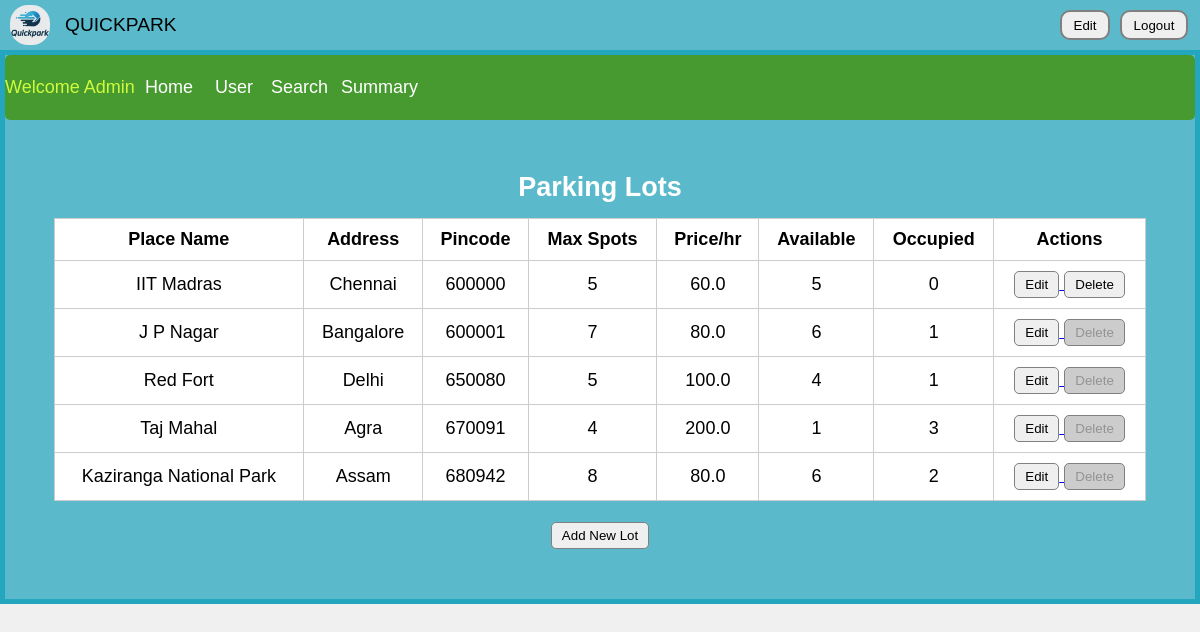
The page /admin/home (signed in) on the database its author committed.
### tables this page shows
CREATE TABLE Parking_Details (
    id INTEGER PRIMARY KEY AUTOINCREMENT,
    place_name TEXT NOT NULL,
    address TEXT NOT NULL,
    pincode TEXT NOT NULL,
    max_spots INTEGER NOT NULL,
    price_per_hour REAL NOT NULL,
    available_spots INTEGER DEFAULT 0,
    occupied_spots INTEGER DEFAULT 0
);

### application.py (the view)
@app.route('/admin/home')
def admin_home():
    if 'user_id' not in session or not session.get('is_admin'):
        return redirect(url_for('login'))
    db = get_db()
    parking_lots = db.execute("SELECT * FROM Parking_Details").fetchall()
    return render_template('admin-home.html', parking_lots=parking_lots)

### application.py (called while the page is built)
def get_db():
    if 'db' not in g:
        g.db = sqlite3.connect(DATABASE)
        g.db.row_factory = sqlite3.Row
    return g.db

### templates/admin-home.html (shortened to what this page needs)
<!DOCTYPE html>
<html>
<head>
    <link rel="stylesheet" href="{{ url_for('static', filename='style/style-user.css') }}">
</head>
<body>
    <div class="header">
        <div class="logo">
            <img class="logo-img" src="{{ url_for('static', filename='style/images/LOGO.png') }}">
        </div>
        <div class="name">QUICKPARK</div>
        <div class="edit">
            <a href="{{ url_for('edit_profile') }}">
                <button class="edit-button">Edit</button>
            </a>
        </div>
        <div class="logout">
            <a href="{{ url_for('logout') }}">
                <button class="logout-button">Logout</button>
            </a>
        </div>
    </div>
    <div class="container">
        <div class="nav-bar">
            <div class="admin"><p>Welcome Admin</p></div>
            <div class="home"><a href="{{ url_for('admin_home') }}">Home</a></div>
            <div class="user"><a href="{{ url_for('admin_users') }}">User</a></div>
            <div class="search"><a href="{{ url_for('admin_search') }}">Search</a></div>
            <div class="summary"><a href="{{ url_for('admin_summary') }}">Summary</a></div>
        </div>
        <div class="lot-details">
            <h2>Parking Lots</h2>
            <table border="1">
                <thead>
                    <tr>
                        <th>Place Name</th>
                        <th>Address</th>
                        <th>Pincode</th>
                        <th>Max Spots</th>
                        <th>Price/hr</th>
                        <th>Available</th>
                        <th>Occupied</th>
                        <th>Actions</th>
                    </tr>
                </thead>
                <tbody>
                    {% for lot in parking_lots %}
                    <tr>
                        <td>{{ lot.place_name }}</td>
                        <td>{{ lot.address }}</td>
                        <td>{{ lot.pincode }}</td>
                        <td>{{ lot.max_spots }}</td>
                        <td>{{ lot.price_per_hour }}</td>
                        <td>{{ lot.available_spots }}</td>
                        <td>{{ lot.occupied_spots }}</td>
                        <td>
                            <a href="{{ url_for('edit_parking_lot', lot_id=lot.id) }}">
                                <button>Edit</button>
                            </a>
                            {% if lot.occupied_spots == 0 %}
                            <form action="{{ url_for('view_delete_spot', lot_id=lot.id) }}" method="POST" style="display:inline;">
                                <button type="submit" onclick="return confirm('Are you sure you want to delete this lot?');">Delete</button>
                            </form>
                            {% else %}
                            <button disabled>Delete</button>
                            {% endif %}
                        </td>
                    </tr>
                    {% endfor %}
                </tbody>
            </table>
            <br>
            <a href="{{ url_for('new_parking_lot') }}"><button>Add New Lot</button></a>
        </div>
    </div>
</body>
</html>

### static/style/style-user.css (style rules this page uses)
.header { display: grid; background: rgba(4, 156, 183, 0.632); height: 50px; align-items: center; grid-template-columns: 50px 1fr 60px 80px; }
.logo { display: inline-block; font-size: medium; height: 40px; width: 40px; align-self: center; margin-left: 10px; }
.logo-img { width: 40px; border-radius: 18px; }
.name { display: inline-block; margin-left: 15px; font-size: larger; align-self: center; }
.edit, .logout { display: inline-block; align-self: center; margin-right: 10px; }
.edit-button, .logout-button { height: 30px; border-radius: 10px; border: 2px solid gray; }
.edit-button { width: 50px; }
.logout-button { width: 68px; }
.container { display: block; font-size: large; color: rgba(213, 255, 63, 0.957); margin-top: 0; background-color: rgba(4, 156, 183, 0.632); background-size: cover; border: 5px solid rgba(4, 156, 183, 0.632); padding-bottom: 30px; }
.nav-bar { background-color: rgba(69, 152, 31, 0.905); height: 65px; border-radius: 5px; display: grid; align-items: center; grid-template-columns: 140px 60px 60px 60px 60px 1fr 60px; margin-bottom: 10px; }
.nav-bar .admin, .nav-bar .home, .nav-bar .user, .nav-bar .search, .nav-bar .summary { display: inline-block; }
.nav-bar .user { margin-left: 10px; }
.nav-bar .search { margin-left: 6px; }
.nav-bar .summary { margin-left: 16px; }
.nav-bar a { text-decoration: none; color: white; }
.lot-details { padding: 20px; color: black; text-align: center; }
.lot-details h2 { margin-bottom: 15px; color: white; }
.lot-details table { width: 95%; margin: 0 auto; border-collapse: collapse; background-color: white; }
.lot-details th, .lot-details td { padding: 10px; border: 1px solid #ccc; text-align: center; }
.lot-details button { padding: 5px 10px; border-radius: 5px; border: 1px solid gray; cursor: pointer; }
.lot-details button:disabled { background-color: #ccc; cursor: not-allowed; }
.lot-details form { display: inline; }
body { margin: 0; padding: 0; font-family: sans-serif; background-color: #f0f0f0; }

### rows shown on the page
Parking_Details: place_name "IIT Madras", address "Chennai", pincode "600000", max_spots "5", price_per_hour "60.0", available_spots "5", occupied_spots "0"
Parking_Details: place_name "J P Nagar", address "Bangalore", pincode "600001", max_spots "7", price_per_hour "80.0", available_spots "6", occupied_spots "1", shows "Delete"
Parking_Details: place_name "Red Fort", address "Delhi", pincode "650080", max_spots "5", price_per_hour "100.0", available_spots "4", occupied_spots "1", shows "Delete"
Parking_Details: place_name "Taj Mahal", address "Agra", pincode "670091", max_spots "4", price_per_hour "200.0", available_spots "1", occupied_spots "3", shows "Delete"
Parking_Details: place_name "Kaziranga National Park", address "Assam", pincode "680942", max_spots "8", price_per_hour "80.0", available_spots "6", occupied_spots "2", shows "Delete"
